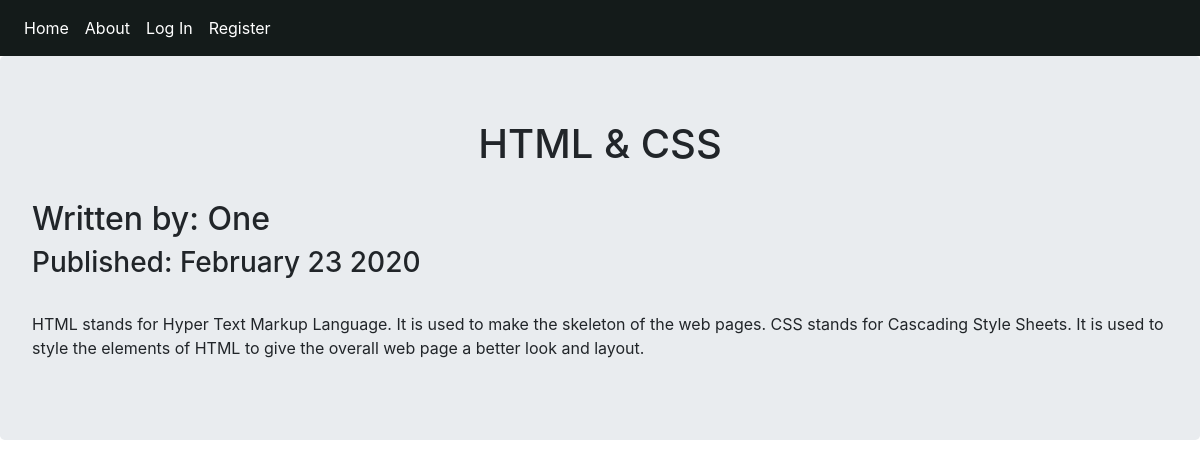
/4, run on the app's committed database.
### myproject/modules.py (models this page shows, shortened)
class BlogPost(db.Model):
    users = db.relationship(User)
    id = db.Column(db.Integer,primary_key=True)
    user_id = db.Column(db.Integer,db.ForeignKey('users.id'),nullable=False)
    date = db.Column(db.DateTime,nullable=False,default=datetime.utcnow)
    title = db.Column(db.String(140),nullable=False)
    text = db.Column(db.Text,nullable=False)

class User(db.Model,UserMixin):
    __tablename__ = 'users'
    id = db.Column(db.Integer,primary_key=True)
    profile_image = db.Column(db.String(64),nullable=False,default='default_profile.jpg')
    email = db.Column(db.String(64),unique=True,index=True)
    username = db.Column(db.String(64),unique=True,index=True)
    password_hash = db.Column(db.String(128))
    posts = db.relationship('BlogPost',backref='author',lazy=True)

### myproject/users/views.py (the view)
@users.route("/<username>")
def user_posts(username):
    page = request.args.get('page',1,type=int)
    user = User.query.filter_by(username=username).first_or_404()
    blog_posts = BlogPost.query.filter_by(author=user).order_by(BlogPost.date.desc()).paginate(page=page,per_page=5)
    return render_template('user_blog_posts.html',blog_posts=blog_posts,user=user)

### myproject/blog_posts/views.py (called while the page is built)
@blog_posts.route('/<int:blog_post_id>')
def blog_post(blog_post_id):
    blog_post = BlogPost.query.get_or_404(blog_post_id)
    return render_template('blog_post.html',title = blog_post.title,
                            date = blog_post.date,post = blog_post)

### myproject/templates/blog_post.html (shortened to what this page needs)
{% extends 'base.html' %}
{% block content %}
<div class="jumbotron">
  <h1 style="text-align:center">{{post.title}}</h1><br>
  <h2>Written by: {{post.author.username}}</h2>
  <h3>Published: {{post.date.strftime('%B %d %Y')}}</h3><br>
  <p>{{post.text}}</p>
{% endblock content %}

### data on the page
BlogPost: title "HTML & CSS", date "February 23 2020", text "HTML stands for Hyper Text Markup Language. It is used to make the skeleton of the web pages. CSS stands for Cascading Style Sheets. It is used to style the elements of HTML to give the overall web page a better look and layout."
User: author.username "One"
